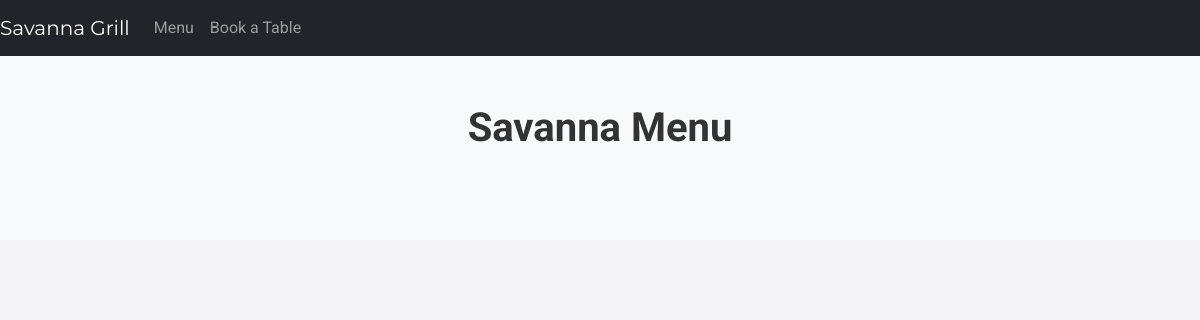
The app's page /menu/, older data.
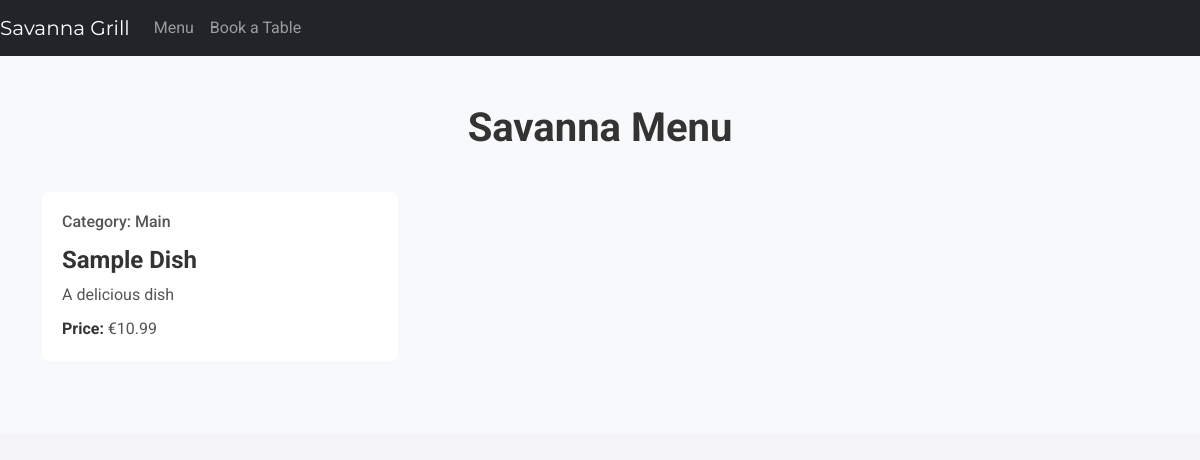
The same page, newer data.
### menu/models.py (models this page shows, shortened)
class MenuItem(models.Model):
    CATEGORY_CHOICES = [
        ('Appetizers', 'Appetizers'),
        ('Main Course', 'Main Course'),
        ('Desserts', 'Desserts'),
        ('Beverages', 'Beverages'),
    ]
    name = models.CharField(max_length=100) #limited to 100 characters
    description = models.TextField()  # the text can be long
    price = models.DecimalField(max_digits=5, decimal_places=2)  # (e.g., 12.99)
    image = models.ImageField(upload_to='menu_images/', blank=True, null=True)
    category = models.CharField(max_length=50, default='Main')  # e.g., Appetizer, Main Course, Dessert

### menu/views.py (the view)
# urls.py: path('', menu_view, name='menu')
def menu_view(request):
    items = MenuItem.objects.all()  # Retrieve all menu items from the database
    return render(request, 'menu/menu.html', {'items': items})

### templates/menu/menu.html (shortened to what this page needs)
{% extends "base.html" %}
{% block content %}
<section class="menu-section py-5">
    <div class="container">
        <h2 class="text-center">Savanna Menu</h2>
        <div class="row">
            {% for item in items %}
            <div class="col-md-4 mb-4">
                <div class="card">
                    <div class="card-body">
                        <h4 class="card-text">Category: {{ item.category }}</h5>
                        <h5 class="card-title">{{ item.name }}</h5>
                        <p class="card-text">{{ item.description }}</p>
                        <p class="card-text"><strong>Price:</strong> €{{ item.price }}</p>
                    </div>
                </div>
            </div>
            {% endfor %}
        </div>
    </div>
</section>
{% endblock %}

Row changes from the older to the newer data that the page shows:
added MenuItem: category "Main", name "Sample Dish", description "A delicious dish", price "10.99"
